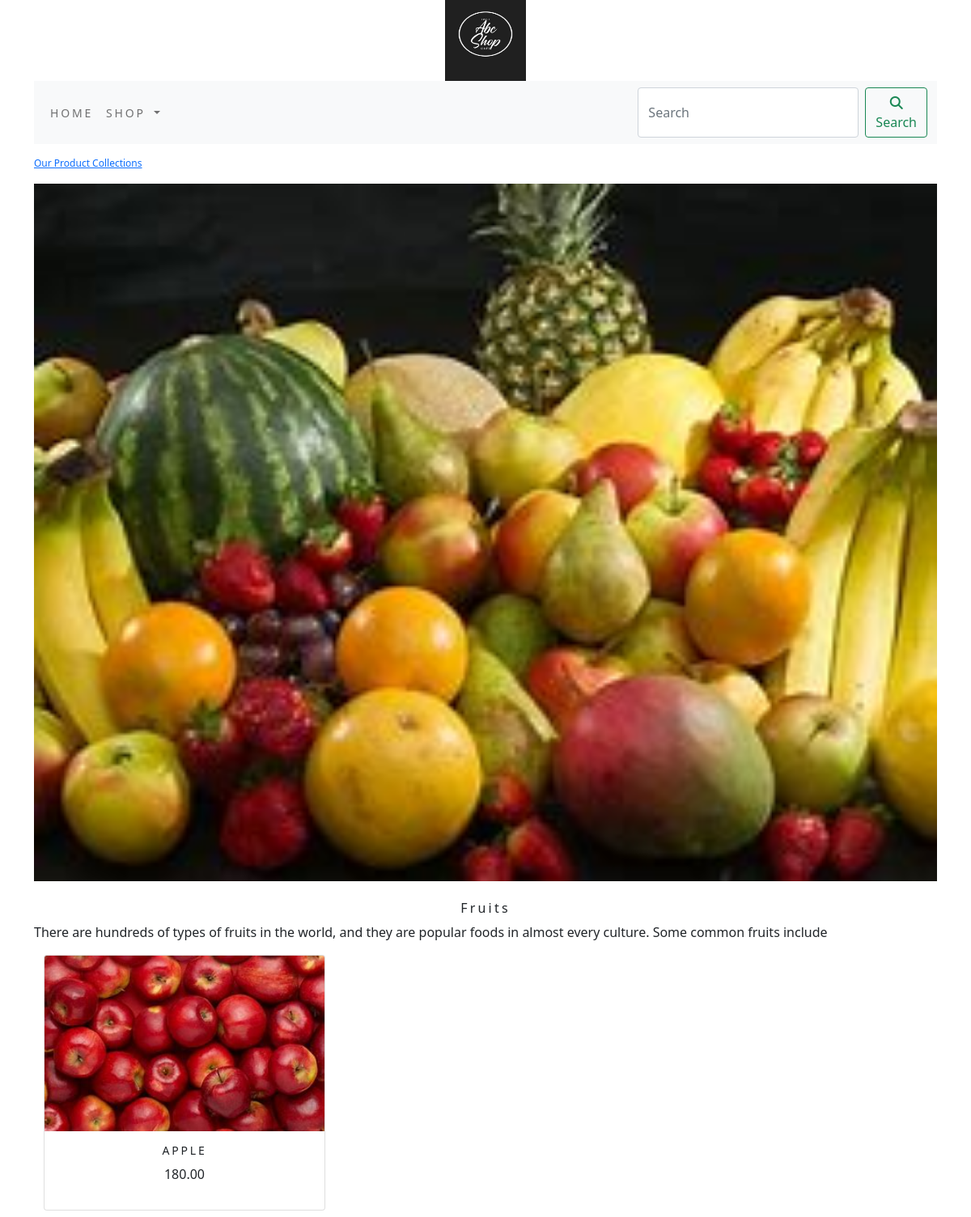
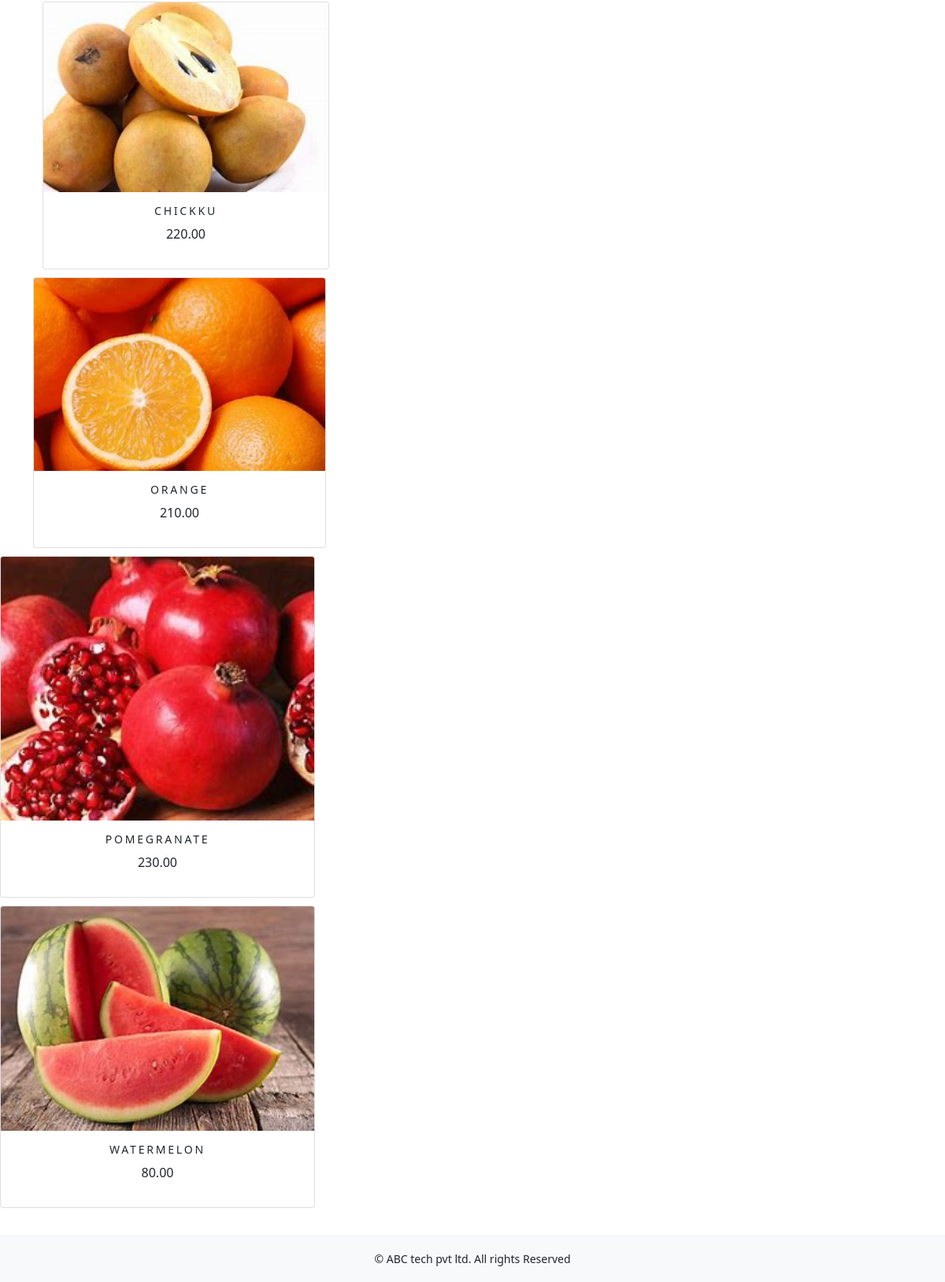
The app's page /shop/fruits/ with its own data (2 pictures, top to bottom).
### shop/models.py (models this page shows, shortened)
class Category(models.Model):
    name = models.CharField(max_length=250, unique=True)
    slug = models.SlugField(max_length=250, unique=True)
    desc = models.TextField(blank=True)
    image = models.ImageField(upload_to='category', blank=True)
    class Meta:
        ordering = ('name',)
        verbose_name = 'category'
        verbose_name_plural = 'categories'
    def get_url(self):
        return reverse('shop:products_by_category', args=[self.slug])

class Product(models.Model):
    name = models.CharField(max_length=250, unique=True)
    slug = models.SlugField(max_length=250, unique=True)
    desc = models.TextField(blank=True)
    price = models.DecimalField(max_digits=10, decimal_places=2)
    category = models.ForeignKey(Category, on_delete=models.CASCADE)
    image = models.ImageField(upload_to='product', blank=True)
    stock = models.IntegerField()
    available = models.BooleanField(default=True)
    created = models.DateTimeField(auto_now=True)
    updated = models.DateTimeField(auto_now=True)
    def get_url(self):
        return reverse('shop:prodCatdetail', args=[self.category.slug, self.slug])
    class Meta:
        ordering = ('name',)
        verbose_name = 'product'
        verbose_name_plural = 'products'

### shop/views.py (the view)
# urls.py: path('', views.allProdCat, name='allProdCat'),
def allProdCat(request, c_slug=None):
    c_page = None
    products_list = None
    if c_slug != None:
        c_page = get_object_or_404(Category, slug=c_slug)
        products_list = Product.objects.all().filter(category=c_page, available=True)
    else:
        products_list = Product.objects.all().filter(available=True)
    paginator = Paginator(products_list, 6)
    try:
        page = int(request.GET.get('page', '1'))
    except:
        page = 1
    try:
        products = paginator.page(page)
    except (EmptyPage, InvalidPage):
        products = paginator.page(paginator.num_pages)
    return render(request, 'category.html', {'category': c_page, 'products': products})

### cart/context_processors.py (called while the page is built)
def counter(request):
    item_count = 0
    if 'admin' in request.path:
        return {}
    else:
        try:
            cart = Cart.objects.filter(cart_id=_cart_id(request))
            car_items = CartItem.objects.all().filter(cart=cart[:1])
            for cart_item in car_items:
                item_count += cart_item.quantity
        except Cart.DoesNotExist:
            item_count = 0
    return dict(item_count=item_count)

### cart/views.py (called while the page is built)
def _cart_id(request):
    cart = request.session.session_key
    if not cart:
        cart = request.session.create()
    return cart

### shop/context_processors.py (called while the page is built)
def menu_links(request):
    links = Category.objects.all()
    return dict(links=links)

### templates/category.html (shortened to what this page needs)
{% extends 'base.html'%}
{% load static %}
{% block content %}
   {% if category %}
   <div>
       <div class="row my_row_class">
           <div class="mx_auto">
               <p><a href="{% url 'shop:allProdCat' %}">Our Product Collections</a></p>
           </div>
   {% endif %}
       </div>
   </div>
    <div class="mx_auto">
        {% if category %}
            <img class="my_image" src="{{category.image.url}}" alt="{{category.name}}">
    </div>
      <br>
    <div>
        <h1 class="text-center my_title">{{category.name}}</h1>
        <p class="text-justify">{{category.desc}}</p>
    </div>
     {% endif %}
<div class="container">
     <div class="row mx_auto">
         {% for product in products.object_list %}
         <div class="my_bottom_margin col-9 col-6 col-sm-4 xol-lg-4">
             <div class="card text-center" style="min-width:18rem;">
                 <a href="{{product.get_url}}"><img class="card-img-top my_image" src="{{product.image.url}}" alt="{{product.name}}"></a>
                 <div class="card-body">
                     <h4>{{product.name}}</h4>
                     <p>{{product.price}}</p>
                 </div>
             </div>
         </div>
     </div>
    {% endfor %}
<div>
    <div class="mx_auto">
        <br>
    </div>
</div>
{% endblock %}

### static/css/custom.css (style rules this page uses)
body { font-family: 'Roboto', sans-serif; }
.my_row_class { padding-top:15px; }
.my_row_class .mx_auto { color:#000; font-size:12px; }
.my_image { width:100%; height:auto; }
.my_title { font-size:16px; text_transform:uppercase; letter-spacing:.2em; }
.my_bottom_margin { margin-bottom:10px; }
.card-body h4 { font-size:14px; text-transform:uppercase; letter-spacing:.2em; }

### records on screen
Category: image (picture), name "Fruits", desc "There are hundreds of types of fruits in the world, and they are popular foods in almost every culture. Some common fruits include"
Product: image (picture), name "APPLE", price "180.00"
Product: image (picture), name "CHICKKU", price "220.00"
Product: image (picture), name "ORANGE", price "210.00"
Product: image (picture), name "POMEGRANATE", price "230.00"
Product: image (picture), name "WATERMELON", price "80.00"
